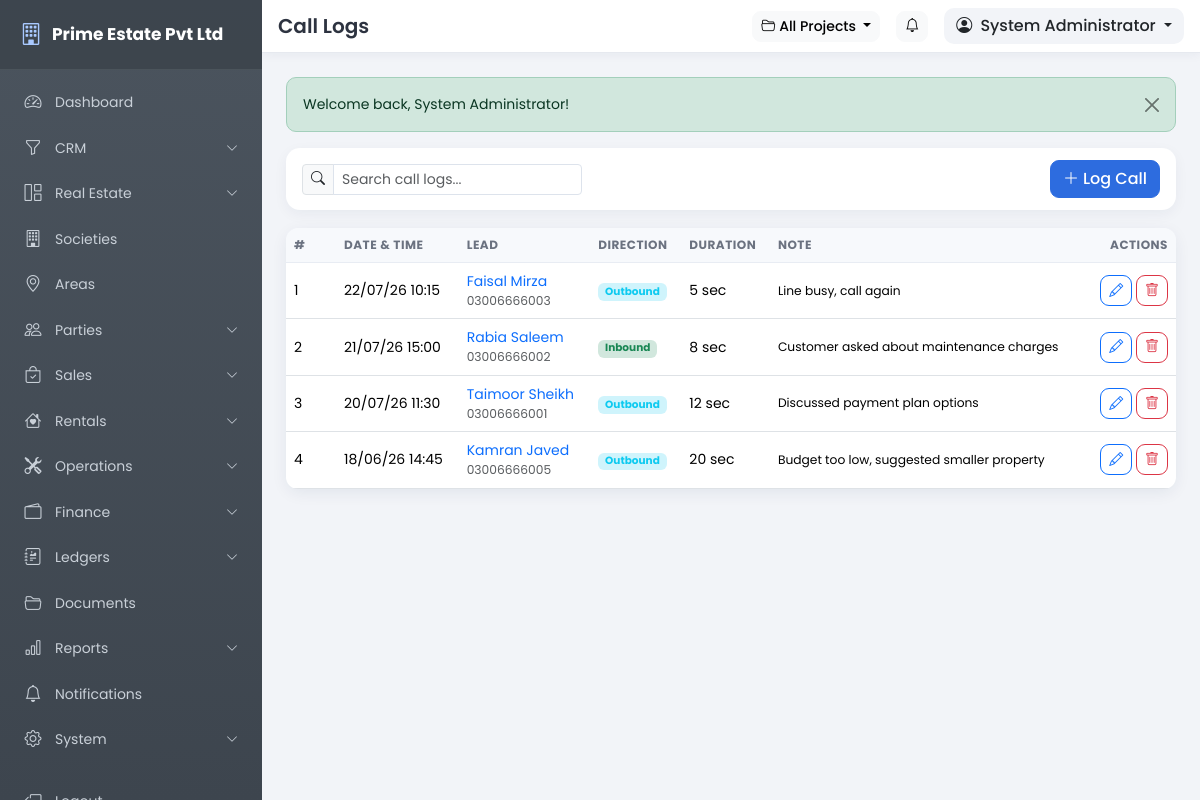
Page /pages/call_logs.php (signed in) on the committed database.
### tables this page shows
CREATE TABLE IF NOT EXISTS users (
  id INT UNSIGNED NOT NULL AUTO_INCREMENT,
  role_id INT UNSIGNED NOT NULL,
  branch_id INT UNSIGNED DEFAULT NULL,
  username VARCHAR(80) NOT NULL,
  password VARCHAR(255) NOT NULL,
  full_name VARCHAR(150) NOT NULL,
  email VARCHAR(120) DEFAULT NULL,
  phone VARCHAR(40) DEFAULT NULL,
  photo VARCHAR(255) DEFAULT NULL,
  status TINYINT(1) NOT NULL DEFAULT 1,
  last_login DATETIME DEFAULT NULL,
  remember_token VARCHAR(64) DEFAULT NULL,
  created_date DATE NOT NULL,
  created_time TIME NOT NULL,
  updated_date DATE NOT NULL,
  updated_time TIME NOT NULL,
  PRIMARY KEY (id),
  UNIQUE KEY uq_users_username (username),
  KEY idx_users_role (role_id),
  CONSTRAINT fk_users_role FOREIGN KEY (role_id) REFERENCES roles (id) ON DELETE CASCADE
);

CREATE TABLE IF NOT EXISTS call_logs (
  id INT UNSIGNED NOT NULL AUTO_INCREMENT,
  lead_id INT UNSIGNED NOT NULL,
  call_date DATETIME NOT NULL,
  duration INT NOT NULL DEFAULT 0,
  direction ENUM('inbound','outbound') NOT NULL DEFAULT 'outbound',
  note VARCHAR(500) DEFAULT NULL,
  created_date DATE NOT NULL,
  created_time TIME NOT NULL,
  updated_date DATE NOT NULL,
  updated_time TIME NOT NULL,
  PRIMARY KEY (id),
  KEY idx_cl_lead (lead_id),
  CONSTRAINT fk_cl_lead FOREIGN KEY (lead_id) REFERENCES leads (id) ON DELETE CASCADE
);

CREATE TABLE IF NOT EXISTS leads (
  id INT UNSIGNED NOT NULL AUTO_INCREMENT,
  lead_no VARCHAR(40) NOT NULL,
  name VARCHAR(180) NOT NULL,
  phone VARCHAR(40) DEFAULT NULL,
  whatsapp VARCHAR(40) DEFAULT NULL,
  email VARCHAR(120) DEFAULT NULL,
  source ENUM('facebook','website','whatsapp','walk_in','referral','other') NOT NULL DEFAULT 'other',
  property_type_id INT UNSIGNED DEFAULT NULL,
  project_id INT UNSIGNED DEFAULT NULL,
  budget DECIMAL(14,2) NOT NULL DEFAULT 0.00,
  status ENUM('new','contacted','qualified','proposal','follow_up','converted','lost') NOT NULL DEFAULT 'new',
  assigned_to INT UNSIGNED DEFAULT NULL,
  next_follow_up DATE DEFAULT NULL,
  remarks VARCHAR(255) DEFAULT NULL,
  created_date DATE NOT NULL,
  created_time TIME NOT NULL,
  updated_date DATE NOT NULL,
  updated_time TIME NOT NULL,
  PRIMARY KEY (id),
  UNIQUE KEY uq_lead_no (lead_no),
  KEY idx_leads_status (status),
  CONSTRAINT fk_leads_assigned FOREIGN KEY (assigned_to) REFERENCES users (id) ON DELETE SET NULL
);

### includes/config.php (called while the page is built, shortened)
<?php
function setting($key, $default = '') {
    static $cache = null;
    global $mysqli;
    if ($cache === null) {
        $cache = [];
        if (isset($mysqli)) {
            $rows = db_all("SELECT setting_key, setting_value FROM settings");
            foreach ($rows as $r) {
                $cache[$r['setting_key']] = $r['setting_value'];
            }
        }
    }
    return isset($cache[$key]) && $cache[$key] !== '' ? $cache[$key] : $default;
}

### includes/auth.php (called while the page is built, shortened)
<?php
require_once __DIR__ . '/functions.php';
if (is_logged_in()) {
    $timeout = (int)setting('session_timeout', 60) * 60;
    $user = db_get("SELECT u.*, r.name AS role_name, r.is_super_admin
                    FROM users u
                    JOIN roles r ON r.id = u.role_id
                    WHERE u.id = ?", [$_SESSION['user_id']]);
    if ($user) {
        $user['perms'] = [];
        $rows = db_all("SELECT p.slug FROM role_permissions rp
                        JOIN permissions p ON p.id = rp.permission_id
                        WHERE rp.role_id = ?", [$user['role_id']]);
        foreach ($rows as $r) {
            $user['perms'][] = $r['slug'];
        }
    }
}

### pages/call_logs.php (the view, shortened to what this page needs)
<?php
require_once '../includes/auth.php';
$title = 'Call Logs';
$canEdit = has_permission('crm.manage');
$records = db_all("SELECT c.*, l.name AS lead_name, l.phone AS lead_phone
                   FROM call_logs c
                   LEFT JOIN leads l ON l.id = c.lead_id
                   ORDER BY c.call_date DESC");
include '../includes/header.php';
?>
<div class="toolbar d-flex flex-wrap align-items-center gap-2">
    <div class="input-group input-group-sm" style="max-width:280px">
        <span class="input-group-text"><i class="bi bi-search"></i></span>
        <input type="text" class="form-control table-search" data-table="#dataTable" placeholder="Search call logs...">
    </div>
    <?php if ($canEdit): ?>
    <button class="btn btn-primary ms-auto" data-bs-toggle="modal" data-bs-target="#recordModal" data-add="Log Call"><i class="bi bi-plus-lg me-1"></i>Log Call</button>
    <?php endif; ?>
</div>
<div class="card">
    <div class="card-body p-0">
        <div class="table-responsive">
            <table class="table table-hover mb-0" id="dataTable">
                <thead><tr><th style="width:50px">#</th><th>Date &amp; Time</th><th>Lead</th><th>Direction</th><th>Duration</th><th>Note</th><th class="text-end">Actions</th></tr></thead>
                <tbody>
                <?php foreach ($records as $i => $r): ?>
                    <tr>
                        <td><?= $i + 1 ?></td>
                        <td><?= fmt_date(substr($r['call_date'], 0, 10)) ?> <?= substr($r['call_date'], 11, 5) ?></td>
                        <td><?= $r['lead_id'] ? '<a href="lead_view.php?id=' . $r['lead_id'] . '">' . e($r['lead_name']) . '</a>' : '-' ?><div class="small text-muted"><?= e($r['lead_phone'] ?? '') ?></div></td>
                        <td><span class="badge <?= $r['direction'] === 'inbound' ? 'bg-success-subtle text-success' : 'bg-info-subtle text-info' ?>"><?= ucfirst($r['direction']) ?></span></td>
                        <td><?= (int)$r['duration'] ?> sec</td>
                        <td class="small"><?= e($r['note'] ?? '-') ?></td>
                        <td class="text-end">
                            <?php if ($canEdit): ?>
                            <button class="btn btn-sm btn-outline-primary" data-bs-toggle="modal" data-bs-target="#recordModal" data-edit='<?= h(json_encode(['id' => $r['id'], 'lead_id' => $r['lead_id'], 'call_date' => substr($r['call_date'], 0, 16), 'duration' => $r['duration'], 'direction' => $r['direction'], 'note' => $r['note']])) ?>'><i class="bi bi-pencil"></i></button>
                            <form method="post" class="d-inline" data-confirm="Delete this call log?">
                                <button class="btn btn-sm btn-outline-danger"><i class="bi bi-trash"></i></button>
                            </form>
                            <?php endif; ?>
                        </td>
                    </tr>
                <?php endforeach; ?>
                </tbody>
            </table>
        </div>
    </div>
</div>
<?php include '../includes/footer.php'; ?>

### includes/header.php (shortened to what this page needs)
<?php
$company = setting('company_name', APP_NAME);
$activeProject = active_project();
$activeProjectName = $activeProject ? $activeProject['name'] : 'All Projects';
?>
<!DOCTYPE html>
<html lang="en">
<head>
<link href="https://cdn.jsdelivr.net/npm/bootstrap@5.3.3/dist/css/bootstrap.min.css" rel="stylesheet">
<link href="https://cdn.jsdelivr.net/npm/bootstrap-icons@1.11.3/font/bootstrap-icons.min.css" rel="stylesheet">
<link href="<?= BASE_URL ?>/assets/css/style.css" rel="stylesheet">
</head>
<body>
<aside class="sidebar" id="appSidebar">
    <div class="sidebar-brand">
        <a class="brand-link" href="<?= BASE_URL ?>/index.php">
            <i class="bi bi-building"></i>
            <span><?= e($company) ?></span>
        </a>
    </div>
    <?php include __DIR__ . '/sidebar.php'; ?>
</aside>
<div class="main-area">
    <header class="topbar">
        <div class="d-flex align-items-center gap-3 px-3 py-2">
            <h5 class="mb-0 fw-semibold d-none d-sm-block"><?= e($title) ?></h5>
            <div class="ms-auto d-flex align-items-center gap-3">
                <div class="dropdown">
                    <button class="btn btn-light btn-sm dropdown-toggle" type="button" data-bs-toggle="dropdown" aria-expanded="false" title="Active Project">
                        <i class="bi bi-folder2-open me-1"></i><?= e($activeProjectName) ?>
                    </button>
                </div>
                <a href="<?= BASE_URL ?>/pages/notifications.php" class="btn btn-light btn-sm position-relative" title="Notifications">
                    <i class="bi bi-bell"></i>
                </a>
                <div class="dropdown user-drop">
                    <button class="btn dropdown-toggle" type="button" data-bs-toggle="dropdown" aria-expanded="false">
                        <i class="bi bi-person-circle me-1"></i>
                        <?= e($user['full_name'] ?? 'User') ?>
                    </button>
                </div>
            </div>
        </div>
    </header>
    <div class="page-content">
        <?= get_flash() ?>

### assets/css/style.css (style rules this page uses)
:root { --sidebar-bg: #4b545e; --sidebar-bg2: #3d454e; --sidebar-text: #c9d0d8; --sidebar-width: 262px; --primary: #2d6cdf; }
* { box-sizing: border-box; }
body { font-family: 'Poppins', 'Segoe UI', sans-serif; background: #f2f4f8; font-size: 14px; color: #2d3340; }
a { text-decoration: none; }
.sidebar { position: fixed; top: 0; left: 0; bottom: 0; width: var(--sidebar-width); background: linear-gradient(180deg, var(--sidebar-bg), var(--sidebar-bg2)); color: var(--sidebar-text); z-index: 1040; overflow-y: auto; overflow-x: hidden; transition: transform .28s ease; scrollbar-width: thin; }
.sidebar-brand { padding: 18px 20px; border-bottom: 1px solid rgba(255, 255, 255, .08); position: sticky; top: 0; background: rgba(61, 69, 78, .96); z-index: 5; }
.brand-link { color: #fff; font-weight: 700; font-size: 17px; display: flex; align-items: center; gap: 10px; }
.brand-link i { font-size: 22px; color: #a9c9ff; }
.main-area { margin-left: var(--sidebar-width); min-height: 100vh; display: flex; flex-direction: column; }
.topbar { background: #fff; position: sticky; top: 0; z-index: 1030; border-bottom: 1px solid #e6e9ef; box-shadow: 0 2px 10px rgba(20, 40, 80, .05); }
.topbar h5 { color: #2d3340; }
.user-drop .dropdown-toggle { background: #f2f4f8; border: 0; border-radius: 10px; font-weight: 500; }
.page-content { padding: 24px; flex: 1; }
.card { border: 0; border-radius: 14px; box-shadow: 0 4px 16px rgba(20, 40, 80, .07); }
.card-body { padding: 20px; }
.table thead th { background: #f7f9fc; font-size: 12px; text-transform: uppercase; letter-spacing: .5px; color: #6b7280; border-bottom: 1px solid #e8ecf3; white-space: nowrap; }
.table tbody td { vertical-align: middle; }
.btn { border-radius: 9px; font-weight: 500; }
.btn-primary { background: var(--primary); border-color: var(--primary); }
.form-control, .form-select { border-radius: 9px; border-color: #dde3ec; font-size: 14px; }
.toolbar { background: #fff; border-radius: 14px; padding: 12px 16px; box-shadow: 0 4px 14px rgba(20,40,80,.05); margin-bottom: 18px; }
.table-responsive { border-radius: 12px; }

### rows in the picture
users: full_name "System Administrator"
call_logs: call_date "22/07/26", call_date "10:15", lead.name "Faisal Mirza", lead.phone "03006666003", direction "Outbound", duration "5", note "Line busy, call again"
call_logs: call_date "21/07/26", call_date "15:00", lead.name "Rabia Saleem", lead.phone "03006666002", direction "Inbound", duration "8", note "Customer asked about maintenance charges"
call_logs: call_date "20/07/26", call_date "11:30", lead.name "Taimoor Sheikh", lead.phone "03006666001", direction "Outbound", duration "12", note "Discussed payment plan options"
call_logs: call_date "18/06/26", call_date "14:45", lead.name "Kamran Javed", lead.phone "03006666005", direction "Outbound", duration "20", note "Budget too low, suggested smaller property"

### other values in the picture
$company "Prime Estate Pvt Ltd"
$title "Call Logs"
$activeProjectName "All Projects"
$f['msg'] "Welcome back, System Administrator!"
